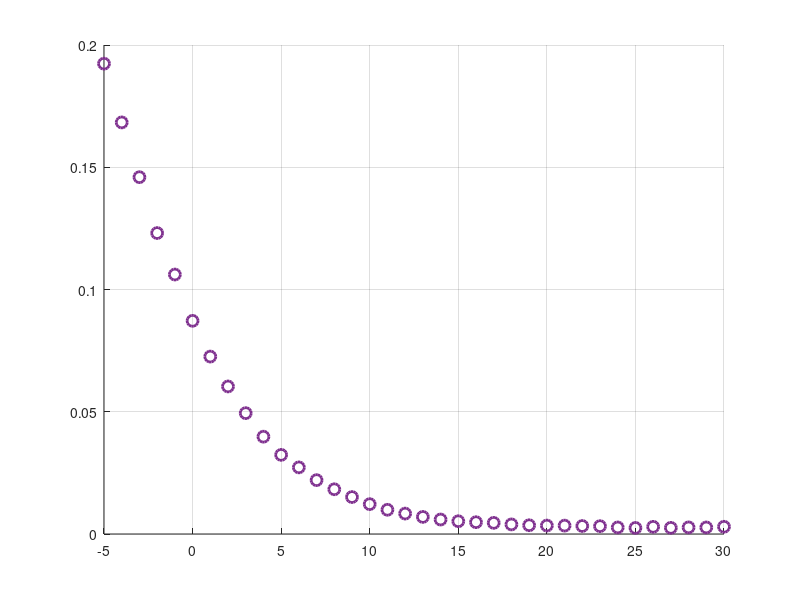

This figure's MATLAB source: (Note: this script raises an error after producing the figure.)
%% Ploteo comparativo BER vs SNR para OFDM y DDBDM
clear; close all; clc;

% =========================================================================
% 1. CARGAR DATOS DDBDM (código original)
% =========================================================================

% Lista de archivos DDBDM
files = { ...
    'BER_sweep_results_DDBDM_CNPR_20dB.m', ...
    'BER_sweep_results_DDBDM_CNPR_10dB.m', ...
    'BER_sweep_results_DDBDM_CNPR_0dB.m' ...
};

nFiles = numel(files);

% Estructuras para almacenar datos cargados
data = struct('label',{}, 'SNRvec',{}, 'berCom',{}, 'berNav',{}, 'berSum',{}, 'type',{}, 'scheme',{}, 'cnpr',{});

% Cargar datos DDBDM
for k = 1:nFiles
    fname = files{k};
    fprintf('Procesando archivo DDBDM: %s\n', fname);
    [~, nameOnly, ext] = fileparts(fname);
    loaded = false;
    try
        matname = [nameOnly '.mat'];
        if exist(matname, 'file')
            tmp = load(matname);
            loaded = true;
            fprintf('  -> cargado %s (MAT-file)\n', matname);
        else
            if exist(fname, 'file') == 2
                run(fname);
                tmp.SNRvec = evalin('base','SNRvec');
                tmp.berCom_vs_SNR = evalin('base','berCom_vs_SNR');
                tmp.berNav_vs_SNR = evalin('base','berNav_vs_SNR');
                tmp.berSum_vs_SNR = evalin('base','berSum_vs_SNR');
                loaded = true;
                fprintf('  -> ejecutado script %s\n', fname);
            else
                error('Archivo no encontrado: %s', fname);
            end
        end
    catch ME
        warning('No se pudo cargar %s: %s', fname, ME.message);
        loaded = false;
    end

    if ~loaded
        continue;
    end

    % Normalizar nombres de variables
    if ~isfield(tmp,'SNRvec') && isfield(tmp,'SNR')
        tmp.SNRvec = tmp.SNR;
    end
    if ~isfield(tmp,'berCom_vs_SNR') && isfield(tmp,'berCom')
        tmp.berCom_vs_SNR = tmp.berCom;
    end
    if ~isfield(tmp,'berNav_vs_SNR') && isfield(tmp,'berNav')
        tmp.berNav_vs_SNR = tmp.berNav;
    end
    if ~isfield(tmp,'berSum_vs_SNR') && isfield(tmp,'berSum')
        tmp.berSum_vs_SNR = tmp.berSum;
    end

    % Verificar variables críticas
    if ~isfield(tmp,'SNRvec') || ~isfield(tmp,'berCom_vs_SNR') || ~isfield(tmp,'berNav_vs_SNR')
        warning('Archivo %s no contiene las variables esperadas. Se omite.', fname);
        continue;
    end

    % Extraer valor CNPR del nombre del archivo
    tok = regexp(nameOnly, 'CNPR_(-?\d+)dB', 'tokens', 'once');
    if ~isempty(tok)
        cnpr_value = str2double(tok{1});
        label = ['DDBDM CNPR ' tok{1} ' dB'];
    else
        cnpr_value = 0; % Valor por defecto
        label = ['DDBDM ' nameOnly];
    end

    % Guardar en estructura
    data(end+1).label = label;
    data(end).SNRvec = tmp.SNRvec(:)';
    data(end).berCom  = tmp.berCom_vs_SNR(:)';
    data(end).berNav  = tmp.berNav_vs_SNR(:)';
    if isfield(tmp,'berSum_vs_SNR')
        data(end).berSum = tmp.berSum_vs_SNR(:)';
    else
        data(end).berSum = data(end).berCom + data(end).berNav;
    end
    data(end).type = 'DDBDM'; % Marcar como DDBDM
    data(end).scheme = 'DDBDM';
    data(end).cnpr = cnpr_value;
end

% =========================================================================
% 2. CARGAR DATOS OFDM
% =========================================================================

fprintf('Cargando datos OFDM...\n');
try
    % Cargar archivo OFDM
    ofdm_data = load('OFDM_DATA.mat');
    
    % Extraer datos relevantes
    BER_com_mean = ofdm_data.BER_com_mean; % 3x5x36
    BER_nav_mean = ofdm_data.BER_nav_mean; % 3x5x36
    SNRvec = ofdm_data.SNRvec; % 1x16
    
    fprintf('Datos OFDM cargados:\n');
    fprintf('  BER_com_mean: %s\n', mat2str(size(BER_com_mean)));
    fprintf('  BER_nav_mean: %s\n', mat2str(size(BER_nav_mean)));
    fprintf('  SNRvec: %s, rango [%.1f, %.1f] dB\n', mat2str(size(SNRvec)), min(SNRvec), max(SNRvec));
    
    % Definir nombres para los esquemas OFDM
    ofdm_schemes = {'BPSK', 'QPSK', '8PSK', '16QAM', '64QAM'};
    power_schemes = {'CNPR=0dB', 'CNPR=10dB', 'CNPR=20dB'};
    cnpr_values = [0, 10, 20];
    
    % Añadir datos OFDM a la estructura
    for scheme_idx = 1:5  % 5 esquemas de modulación
        for power_idx = 1:3  % 3 esquemas de potencia
            
            % Extraer datos para este esquema específico
            ber_com = squeeze(BER_com_mean(power_idx, scheme_idx, :))';
            ber_nav = squeeze(BER_nav_mean(power_idx, scheme_idx, :))';
            
            % Crear etiqueta
            label = sprintf('OFDM %s %s', ofdm_schemes{scheme_idx}, power_schemes{power_idx});
            
            % Añadir a estructura de datos
            data(end+1).label = label;
            data(end).SNRvec = SNRvec;
            data(end).berCom = ber_com;
            data(end).berNav = ber_nav;
            data(end).berSum = ber_com + ber_nav;
            data(end).type = 'OFDM'; % Marcar como OFDM
            data(end).scheme = ofdm_schemes{scheme_idx};
            data(end).cnpr = cnpr_values(power_idx);
            
        end
    end
    
    fprintf('Se añadieron %d configuraciones OFDM\n', 5*3);
    
catch ME
    warning('Error cargando datos OFDM: %s', ME.message);
    fprintf('Continuando solo con datos DDBDM...\n');
end

% =========================================================================
% 3. LIMPIEZA DE DATOS (código original modificado)
% =========================================================================

% Verificación: al menos un dataset cargado
if isempty(data)
    error('No se cargó ningún dataset válido. Verifica nombres y variables en los archivos.');
end

mode = 'nan';   % cambia a 'cut' si prefieres eliminar las entradas

for k = 1:numel(data)
    % Asegurar vectores fila
    SNRv = data(k).SNRvec(:).';
    berC = data(k).berCom(:).';
    berN = data(k).berNav(:).';
    berS = data(k).berSum(:).';
    L = numel(SNRv);

    % Función auxiliar inline: índice último > 0 (ignorando NaN)
    lastPosIdx = @(x) find(~isnan(x) & (x>0), 1, 'last');

    % comunicaciones
    lastC = lastPosIdx(berC);
    if isempty(lastC)
        if strcmp(mode,'nan')
            berC(:) = NaN;
        else % cut
            SNRv = []; berC = [];
        end
    else
        if strcmp(mode,'nan')
            zeroTail = ( (1:L) > lastC ) & (berC == 0);
            berC(zeroTail) = NaN;
        else % cut
            SNRv = SNRv(1:lastC);
            berC = berC(1:lastC);
        end
    end

    % navegación
    lastN = lastPosIdx(berN);
    if isempty(lastN)
        if strcmp(mode,'nan')
            berN(:) = NaN;
        else
            SNRv = []; berN = [];
        end
    else
        if strcmp(mode,'nan')
            zeroTail = ( (1:L) > lastN ) & (berN == 0);
            berN(zeroTail) = NaN;
        else
            SNRv = SNRv(1:lastN);
            berN = berN(1:lastN);
        end
    end

    % suma
    lastS = lastPosIdx(berS);
    if isempty(lastS)
        if strcmp(mode,'nan')
            berS(:) = NaN;
        else
            SNRv = []; berS = [];
        end
    else
        if strcmp(mode,'nan')
            zeroTail = ( (1:L) > lastS ) & (berS == 0);
            berS(zeroTail) = NaN;
        else
            SNRv = SNRv(1:lastS);
            berS = berS(1:lastS);
        end
    end

    % Guardar cambios
    if strcmp(mode,'cut')
        lens = [numel(SNRv), numel(berC), numel(berN), numel(berS)];
        minL = min(lens);
        if minL == 0
            data(k).SNRvec = [];
            data(k).berCom = [];
            data(k).berNav = [];
            data(k).berSum = [];
            continue;
        end
        data(k).SNRvec = SNRv(1:minL);
        data(k).berCom = berC(1:minL);
        data(k).berNav = berN(1:minL);
        data(k).berSum = berS(1:minL);
    else
        data(k).SNRvec = data(k).SNRvec;
        data(k).berCom = berC;
        data(k).berNav = berN;
        data(k).berSum = berS;
    end
end

% Eliminar datasets vacíos
keepIdx = true(1,numel(data));
for k = 1:numel(data)
    if isempty(data(k).SNRvec) || isempty(data(k).berCom)
        warning('Dataset %s quedó vacío tras limpieza y será ignorado.', data(k).label);
        keepIdx(k) = false;
    end
end
data = data(keepIdx);

% Recalcular SNR_min y SNR_max
allSNR = [data.SNRvec];
if isempty(allSNR)
    error('Tras limpiar los ceros no quedan SNR válidos en ningún dataset.');
end
SNR_min = min(allSNR);
SNR_max = max(allSNR);

% Crear SNRfine (eje fino) con nuevo rango
SNRfine = linspace(SNR_min, SNR_max, 400);

% Función auxiliar: generar curva suave usando fit()
interpBER = @(SNRin, BERin, SNRfine) smoothBERfit(SNRin, BERin, SNRfine);

% =========================================================================
% 4. CONFIGURACIÓN DE PLOTEO MEJORADA
% =========================================================================

% Separar datos por tipo
ddbdm_idx = strcmp({data.type}, 'DDBDM');
ofdm_idx = strcmp({data.type}, 'OFDM');

ddbdm_data = data(ddbdm_idx);
ofdm_data = data(ofdm_idx);

fprintf('\nResumen de datos para plotear:\n');
fprintf('  DDBDM: %d configuraciones\n', sum(ddbdm_idx));
fprintf('  OFDM: %d configuraciones\n', sum(ofdm_idx));

% =========================================================================
% 5. CONFIGURACIÓN DE COLORES Y ESTILOS MEJORADA
% =========================================================================

% Colores para esquemas OFDM
ofdm_schemes = unique({ofdm_data.scheme});
n_ofdm_schemes = length(ofdm_schemes);
ofdm_colors = lines(n_ofdm_schemes); % Un color por esquema de modulación

% Color único para DDBDM (negro)
ddbdm_color = [1 0 0];

% Marcadores para CNPR
cnpr_markers = {'o', 's', '^'}; % Para CNPR 0dB, 10dB, 20dB
cnpr_values = [0, 10, 20];

% =========================================================================
% 6. FIGURAS COMPARATIVAS
% =========================================================================

%% ===== 1) Figura Comunicaciones - COMPARATIVA =====
figure('Name','BER Comunicaciones - OFDM vs DDBDM');
hold on; grid on;

% Primero plotear DDBDM - MISMO COLOR, DIFERENTES MARCADORES POR CNPR
for k = 1:numel(ddbdm_data)
    SNRv = ddbdm_data(k).SNRvec;
    berv = ddbdm_data(k).berCom;
    
    % Manejar ceros para log plot
    minpos = min(berv(berv>0));
    if isempty(minpos), minpos = 1e-6; end
    berv_safe = berv;
    berv_safe(berv_safe==0) = minpos/10;
    
    % Encontrar índice del marcador basado en CNPR
    cnpr_val = ddbdm_data(k).cnpr;
    marker_idx = find(cnpr_values == cnpr_val);
    if isempty(marker_idx), marker_idx = 1; end
    
    % Puntos originales - MISMO COLOR, DIFERENTE MARCADOR
    plot(SNRv, berv, [cnpr_markers{marker_idx}], ...
        'Color', ddbdm_color, 'LineWidth', 2, 'MarkerSize', 8, ...
        'DisplayName', ddbdm_data(k).label);
    
    % Curva suave - MISMO COLOR PARA TODOS LOS DDBDM
    smoothBer = interpBER(SNRv, berv_safe, SNRfine);
    semilogy(SNRfine, smoothBer, 'Color', ddbdm_color, ...
        'LineWidth', 2, 'LineStyle', '-');
end

% Luego plotear OFDM - COLOR POR ESQUEMA, MARCADOR POR CNPR
for k = 1:numel(ofdm_data)
    SNRv = ofdm_data(k).SNRvec;
    berv = ofdm_data(k).berCom;
    
    % Manejar ceros para log plot
    minpos = min(berv(berv>0));
    if isempty(minpos), minpos = 1e-6; end
    berv_safe = berv;
    berv_safe(berv_safe==0) = minpos/10;
    
    % Encontrar color basado en esquema de modulación
    scheme_name = ofdm_data(k).scheme;
    scheme_idx = find(strcmp(ofdm_schemes, scheme_name));
    scheme_color = ofdm_colors(scheme_idx, :);
    
    % Encontrar marcador basado en CNPR
    cnpr_val = ofdm_data(k).cnpr;
    marker_idx = find(cnpr_values == cnpr_val);
    if isempty(marker_idx), marker_idx = 1; end
    
    % Puntos originales - COLOR POR ESQUEMA, MARCADOR POR CNPR
    plot(SNRv, berv, [cnpr_markers{marker_idx}], ...
        'Color', scheme_color, 'LineWidth', 2, 'MarkerSize', 8, ...
        'DisplayName', ofdm_data(k).label);
    
    % Curva suave - COLOR POR ESQUEMA
    smoothBer = interpBER(SNRv, berv_safe, SNRfine);
    semilogy(SNRfine, smoothBer, 'Color', scheme_color, ...
        'LineWidth', 2.5, 'LineStyle', '-');
end

set(gca,'YScale','log');
xlabel('SNR (dB)'); ylabel('BER'); 
title('BER vs SNR - Comunicaciones (OFDM vs DDBDM)');
xlim([SNR_min SNR_max]); ylim([1e-6 1]);
legend('Location','southwest', 'NumColumns', 2);
grid on; hold off;

%% ===== 2) Figura Navegación - COMPARATIVA =====
figure('Name','BER Navegación - OFDM vs DDBDM');
hold on; grid on;

% Primero plotear DDBDM - MISMO COLOR, DIFERENTES MARCADORES POR CNPR
for k = 1:numel(ddbdm_data)
    SNRv = ddbdm_data(k).SNRvec;
    berv = ddbdm_data(k).berNav;
    
    minpos = min(berv(berv>0));
    if isempty(minpos), minpos = 1e-6; end
    berv_safe = berv;
    berv_safe(berv_safe==0) = minpos/10;
    
    % Encontrar índice del marcador basado en CNPR
    cnpr_val = ddbdm_data(k).cnpr;
    marker_idx = find(cnpr_values == cnpr_val);
    if isempty(marker_idx), marker_idx = 1; end
    
    % Puntos originales - MISMO COLOR, DIFERENTE MARCADOR
    plot(SNRv, berv, [cnpr_markers{marker_idx}], ...
        'Color', ddbdm_color, 'LineWidth', 2, 'MarkerSize', 8, ...
        'DisplayName', ddbdm_data(k).label);
    
    % Curva suave - MISMO COLOR PARA TODOS LOS DDBDM
    smoothBer = interpBER(SNRv, berv_safe, SNRfine);
    semilogy(SNRfine, smoothBer, 'Color', ddbdm_color, ...
        'LineWidth', 2, 'LineStyle', '-');
end

% Luego plotear OFDM - COLOR POR ESQUEMA, MARCADOR POR CNPR
for k = 1:numel(ofdm_data)
    SNRv = ofdm_data(k).SNRvec;
    berv = ofdm_data(k).berNav;
    
    minpos = min(berv(berv>0));
    if isempty(minpos), minpos = 1e-6; end
    berv_safe = berv;
    berv_safe(berv_safe==0) = minpos/10;
    
    % Encontrar color basado en esquema de modulación
    scheme_name = ofdm_data(k).scheme;
    scheme_idx = find(strcmp(ofdm_schemes, scheme_name));
    scheme_color = ofdm_colors(scheme_idx, :);
    
    % Encontrar marcadores basado en CNPR
    cnpr_val = ofdm_data(k).cnpr;
    marker_idx = find(cnpr_values == cnpr_val);
    if isempty(marker_idx), marker_idx = 1; end
    
    % Puntos originales - COLOR POR ESQUEMA, MARCADOR POR CNPR
    plot(SNRv, berv, [cnpr_markers{marker_idx}], ...
        'Color', scheme_color, 'LineWidth', 2, 'MarkerSize', 8, ...
        'DisplayName', ofdm_data(k).label);
    
    % Curva suave - COLOR POR ESQUEMA
    smoothBer = interpBER(SNRv, berv_safe, SNRfine);
    semilogy(SNRfine, smoothBer, 'Color', scheme_color, ...
        'LineWidth', 2.5, 'LineStyle', '-');
end

set(gca,'YScale','log');
xlabel('SNR (dB)'); ylabel('BER'); 
title('BER vs SNR - Navegación (OFDM vs DDBDM)');
xlim([SNR_min SNR_max]); ylim([1e-6 1]);
legend('Location','southwest', 'NumColumns', 2);
grid on; hold off;

%% ===== 3) Figura Suma - COMPARATIVA =====
figure('Name','BER Sumada - OFDM vs DDBDM');
hold on; grid on;

% Primero plotear DDBDM - MISMO COLOR, DIFERENTES MARCADORES POR CNPR
for k = 1:numel(ddbdm_data)
    SNRv = ddbdm_data(k).SNRvec;
    berv = ddbdm_data(k).berSum;
    
    minpos = min(berv(berv>0));
    if isempty(minpos), minpos = 1e-6; end
    berv_safe = berv;
    berv_safe(berv_safe==0) = minpos/10;
    
    % Encontrar índice del marcador basado en CNPR
    cnpr_val = ddbdm_data(k).cnpr;
    marker_idx = find(cnpr_values == cnpr_val);
    if isempty(marker_idx), marker_idx = 1; end
    
    % Puntos originales - MISMO COLOR, DIFERENTE MARCADOR
    plot(SNRv, berv, [cnpr_markers{marker_idx}], ...
        'Color', ddbdm_color, 'LineWidth', 2, 'MarkerSize', 8, ...
        'DisplayName', ddbdm_data(k).label);
    
    % Curva suave - MISMO COLOR PARA TODOS LOS DDBDM
    smoothBer = interpBER(SNRv, berv_safe, SNRfine);
    semilogy(SNRfine, smoothBer, 'Color', ddbdm_color, ...
        'LineWidth', 2, 'LineStyle', '-');
end

% Luego plotear OFDM - COLOR POR ESQUEMA, MARCADOR POR CNPR
for k = 1:numel(ofdm_data)
    SNRv = ofdm_data(k).SNRvec;
    berv = ofdm_data(k).berSum;
    
    minpos = min(berv(berv>0));
    if isempty(minpos), minpos = 1e-6; end
    berv_safe = berv;
    berv_safe(berv_safe==0) = minpos/10;
    
    % Encontrar color basado en esquema de modulación
    scheme_name = ofdm_data(k).scheme;
    scheme_idx = find(strcmp(ofdm_schemes, scheme_name));
    scheme_color = ofdm_colors(scheme_idx, :);
    
    % Encontrar marcadores basado en CNPR
    cnpr_val = ofdm_data(k).cnpr;
    marker_idx = find(cnpr_values == cnpr_val);
    if isempty(marker_idx), marker_idx = 1; end
    
    % Puntos originales - COLOR POR ESQUEMA, MARCADOR POR CNPR
    plot(SNRv, berv, [cnpr_markers{marker_idx}], ...
        'Color', scheme_color, 'LineWidth', 2, 'MarkerSize', 8, ...
        'DisplayName', ofdm_data(k).label);
    
    % Curva suave - COLOR POR ESQUEMA
    smoothBer = interpBER(SNRv, berv_safe, SNRfine);
    semilogy(SNRfine, smoothBer, 'Color', scheme_color, ...
        'LineWidth', 2.5, 'LineStyle', '-');
end

set(gca,'YScale','log');
xlabel('SNR (dB)'); ylabel('BER sum'); 
title('BER_{com}+BER_{nav} vs SNR (OFDM vs DDBDM)');
xlim([SNR_min SNR_max]); ylim([1e-6 1]);
legend('Location','southwest', 'NumColumns', 2);
grid on; hold off;

fprintf('\nGrágficas comparativas generadas exitosamente!\n');
fprintf('Esquema de colores y marcadores:\n');
fprintf('  DDBDM: Color negro único, marcadores: o=0dB, s=10dB, ^=20dB\n');
for i = 1:length(ofdm_schemes)
    fprintf('  OFDM %s: Color específico, marcadores: o=0dB, s=10dB, ^=20dB\n', ofdm_schemes{i});
end

%% ===== Función auxiliar local usando fit() =====
function smoothBer = smoothBERfit(SNRin, BERin, SNRfine)
    % Usa la función fit() de MATLAB para ajuste robusto con detección de ruptura
    
    SNRin = SNRin(:)';
    BERin = BERin(:)';
    
    % Filtrar datos válidos
    validIdx = ~isnan(BERin) & (BERin > 0);
    if sum(validIdx) < 3
        % Fallback a interpolación básica si no hay suficientes puntos
        smoothBer = basicInterpolation(SNRin, BERin, SNRfine);
        return;
    end
    
    SNR_valid = SNRin(validIdx);
    BER_valid = BERin(validIdx);
    
    % Convertir a escala logarítmica para el ajuste
    logBER = log10(BER_valid);
    
    try
        % Opción 1: Ajuste polinomial cúbico (suave y curvado hacia abajo)
        [fitresult, ~] = fit(SNR_valid', logBER', 'poly3', ...
            'Robust', 'Bisquare', 'Normalize', 'on');
        
        % Evaluar el ajuste
        logBER_fine = fitresult(SNRfine');
        smoothBer = 10.^logBER_fine';
        
    catch
        % Fallback a interpolación spline si fit falla
        warning('Fit polinomial falló, usando spline de respaldo');
        smoothBer = basicInterpolation(SNRin, BERin, SNRfine);
        return;
    end
    
    % Detección de ruptura de tendencia (versión simplificada)
    smoothBer = detectTrendBreakSimplified(SNRfine, smoothBer, SNR_valid, BER_valid);
end

%% Función simplificada para detección de ruptura de tendencia
function y_out = detectTrendBreakSimplified(x, y, x_orig, y_orig)
    % Detección simplificada de ruptura de tendencia
    
    y_out = y;
    
    if numel(y) < 5
        return;
    end
    
    % Calcular derivada numérica
    dy = diff(y) ./ diff(x);
    
    % Buscar donde la derivada se vuelve positiva o cero (ruptura)
    positive_slope_idx = find(dy >= -1e-8, 1); % Casi plano o positivo
    
    if ~isempty(positive_slope_idx)
        break_idx = positive_slope_idx + 1;
        
        % Verificación adicional: comparar con datos originales
        if break_idx < numel(x)
            % Si hay datos originales después del punto de ruptura, verificar
            x_break = x(break_idx);
            orig_after_break = x_orig(x_orig >= x_break);
            
            if ~isempty(orig_after_break)
                % Si hay datos originales después de la ruptura, no cortar
                return;
            end
            
            % Cortar la curva asignando NaN
            y_out(break_idx:end) = NaN;
            fprintf('Ruptura detectada en SNR = %.2f dB\n', x(break_idx));
        end
    end
    
    % Detección adicional: si la curva se aleja mucho de los datos originales
    for i = 1:numel(x)
        if i > 1 && ~isnan(y(i))
            % Buscar datos originales cercanos
            nearby_orig = find(abs(x_orig - x(i)) < 1.0); % Within 1 dB
            if ~isempty(nearby_orig)
                orig_vals = y_orig(nearby_orig);
                if y(i) > max(orig_vals) * 10 || y(i) < min(orig_vals) / 10
                    y_out(i:end) = NaN;
                    fprintf('Desviación detectada en SNR = %.2f dB\n', x(i));
                    break;
                end
            end
        end
    end
end

%% Función de interpolación básica (fallback)
function smoothBer = basicInterpolation(SNRin, BERin, SNRfine)
    % Interpolación básica de respaldo
    
    SNRin = SNRin(:)';
    BERin = BERin(:)';
    
    if numel(SNRin) < 2
        smoothBer = repmat(BERin(1), size(SNRfine));
        return;
    end
    
    % Filtrar datos válidos
    validIdx = ~isnan(BERin) & (BERin > 0);
    if sum(validIdx) < 2
        smoothBer = nan(size(SNRfine));
        return;
    end
    
    SNR_valid = SNRin(validIdx);
    BER_valid = BERin(validIdx);
    
    % Convertir a log10 y usar spline
    logBER = log10(BER_valid);
    logBER_fine = interp1(SNR_valid, logBER, SNRfine, 'spline', 'extrap');
    smoothBer = 10.^logBER_fine;
    
    % Limitar valores extremos
    minBER = min(BER_valid);
    maxBER = max(BER_valid);
    smoothBer(smoothBer < minBER/100) = minBER/100;
    smoothBer(smoothBer > maxBER*100) = maxBER*100;
end
